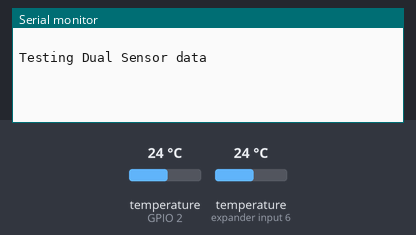
Simulated run of this sketch. Board: ESP8266 (NodeMCU). Parts: the last lines printed to the serial monitor. The test bench sets the inputs (shaded band); at power-on: temperature (sensors on GPIO 2, expander input 6) 24 °C. WiFi joins after 1.5 s; servers stay silent unless stated.

Above: at 3.0 s.
3.1 s: temperature (sensor on GPIO 2) set to 12 °C
At 4.2 s:
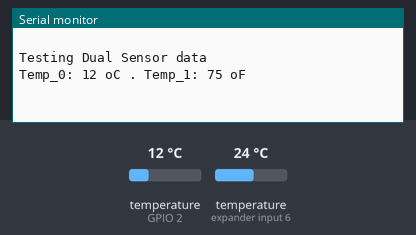
6.0 s: temperature (sensor on expander input 6) set to 12 °C
At 7.3 s:
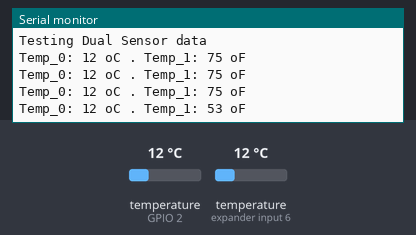
7.5 s: temperature (sensor on GPIO 2) set to 19 °C
At 8.4 s:
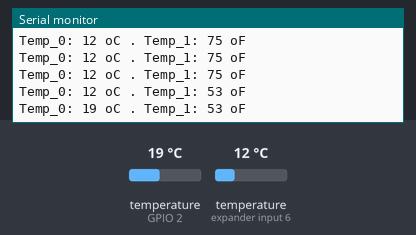
9.0 s: temperature (sensor on expander input 6) set to 19 °C
At 9.9 s:
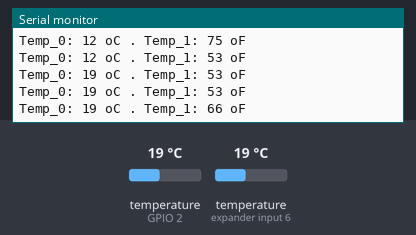
Timing chart, 0 to 11.5 s (numbered marks = the images above; inputs shaded):
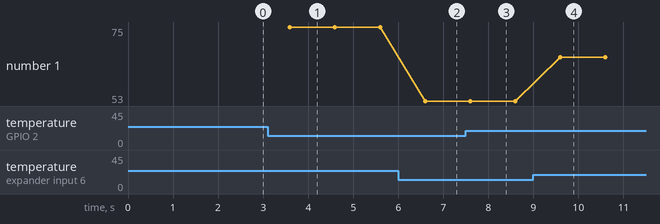

Measured:
- after the input at 3.1 s, the serial monitor: prints a new line after 0.49 s (image 1)
- after the input at 6.0 s, the serial monitor: prints a new line after 0.59 s (image 2)
- after the input at 7.5 s, the serial monitor: prints a new line after 0.09 s (image 3)
- after the input at 9.0 s, the serial monitor: prints a new line after 0.59 s (image 4)
- plotted number 1: 75 → 53 after the input at 6.0 s, 53 → 66 after the input at 9.0 s

The sketch:

NodeMCU_Dual_Sensor_Blynk_Ext.ino
```cpp
// (licence header left out)
/* ESP & Blynk */
#include <ESP8266WiFi.h>
#include <BlynkSimpleEsp8266.h>
#define BLYNK_PRINT Serial    // Comment this out to disable prints and save space
char auth[] = "YOUR AUTH CODE HERE";

/* WiFi credentials */
char ssid[] = "YOUR SSID";
char pass[] = "YOUR PASSWORD";

/* TIMER */
#include <SimpleTimer.h>
SimpleTimer timer;

/* DS18B20 Temperature Sensor */
#include <OneWire.h>
#include<DallasTemperature.h>
#define ONE_WIRE_BUS 2 // DS18B20 on arduino pin2 corresponds to D4 on physical board
OneWire oneWire(ONE_WIRE_BUS);
DallasTemperature DS18B20(&oneWire);
int temp_0;
int temp_1;

void setup()
{
  Serial.begin(115200);
  Blynk.begin(auth, ssid, pass);
  DS18B20.begin();
  timer.setInterval(1000L, getSendData);
  Serial.println(" ");
  Serial.println("Testing Dual Sensor data");
}

void loop()
{
  timer.run(); // Initiates SimpleTimer
  Blynk.run();
}

/***************************************************
 * Send Sensor data to Blynk
 **************************************************/
void getSendData()
{
  DS18B20.requestTemperatures();
  temp_0 = DS18B20.getTempCByIndex(0); // Sensor 0 will capture Temp in Celcius
  temp_1 = DS18B20.getTempFByIndex(1); // Sensor 0 will capture Temp in Fahrenheit

  Serial.print("Temp_0: ");
  Serial.print(temp_0);
  Serial.print(" oC . Temp_1: ");
  Serial.print(temp_1);
  Serial.println(" oF");

  Blynk.virtualWrite(10, temp_0); //virtual pin V10
  Blynk.virtualWrite(11, temp_1); //virtual pin V11
}
```
